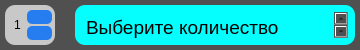
                     <widget class="QWidget" name="widget_34" native="true">
                      <property name="sizePolicy">
                       <sizepolicy hsizetype="Preferred" vsizetype="Preferred">
                        <horstretch>20</horstretch>
                        <verstretch>10</verstretch>
                       </sizepolicy>
                      </property>
                      <property name="minimumSize">
                       <size>
                        <width>300</width>
                        <height>50</height>
                       </size>
                      </property>
                      <property name="maximumSize">
                       <size>
                        <width>16777215</width>
                        <height>50</height>
                       </size>
                      </property>
                      <property name="styleSheet">
                       <string notr="true">background-color: rgb(80,80,80);
border-radius: 15px</string>
                      </property>
                      <layout class="QGridLayout" name="gridLayout_15">
                       <property name="leftMargin">
                        <number>5</number>
                       </property>
                       <property name="topMargin">
                        <number>5</number>
                       </property>
                       <property name="rightMargin">
                        <number>5</number>
                       </property>
                       <property name="bottomMargin">
                        <number>5</number>
                       </property>
                       <property name="spacing">
                        <number>0</number>
                       </property>
                       <item row="0" column="2">
                        <widget class="QPlainTextEdit" name="plainTextEdit_8">
                         <property name="enabled">
                          <bool>true</bool>
                         </property>
                         <property name="minimumSize">
                          <size>
                           <width>280</width>
                           <height>20</height>
                          </size>
                         </property>
                         <property name="palette">
                          <palette>
                           <active>
                            <colorrole role="WindowText">
                             <brush brushstyle="SolidPattern">
                              <color alpha="255">
                               <red>0</red>
                               <green>0</green>
                               <blue>0</blue>
                              </color>
                             </brush>
                            </colorrole>
                            <colorrole role="Button">
                             <brush brushstyle="SolidPattern">
                              <color alpha="255">
                               <red>5</red>
                               <green>255</green>
                               <blue>255</blue>
                              </color>
                             </brush>
                            </colorrole>
                            <colorrole role="Text">
                             <brush brushstyle="SolidPattern">
                              <color alpha="255">
                               <red>0</red>
                               <green>0</green>
                               <blue>0</blue>
                              </color>
                             </brush>
                            </colorrole>
                            <colorrole role="ButtonText">
                             <brush brushstyle="SolidPattern">
                              <color alpha="255">
                               <red>0</red>
                               <green>0</green>
                               <blue>0</blue>
                              </color>
                             </brush>
                            </colorrole>
                            <colorrole role="Base">
                             <brush brushstyle="SolidPattern">
                              <color alpha="255">
                               <red>5</red>
                               <green>255</green>
                               <blue>255</blue>
                              </color>
                             </brush>
                            </colorrole>
                            <colorrole role="Window">
                             <brush brushstyle="SolidPattern">
                              <color alpha="255">
                               <red>5</red>
                               <green>255</green>
                               <blue>255</blue>
                              </color>
                             </brush>
                            </colorrole>
                            <colorrole role="PlaceholderText">
                             <brush brushstyle="SolidPattern">
                              <color alpha="128">
                               <red>0</red>
                               <green>0</green>
                               <blue>0</blue>
                              </color>
                             </brush>
                            </colorrole>
                           </active>
                           <inactive>
                            <colorrole role="WindowText">
                             <brush brushstyle="SolidPattern">
                              <color alpha="255">
                               <red>0</red>
                               <green>0</green>
                               <blue>0</blue>
                              </color>
                             </brush>
                            </colorrole>
                            <colorrole role="Button">
                             <brush brushstyle="SolidPattern">
                              <color alpha="255">
                               <red>5</red>
                               <green>255</green>
                               <blue>255</blue>
                              </color>
                             </brush>
                            </colorrole>
                            <colorrole role="Text">
                             <brush brushstyle="SolidPattern">
                              <color alpha="255">
                               <red>0</red>
                               <green>0</green>
                               <blue>0</blue>
                              </color>
                             </brush>
                            </colorrole>
                            <colorrole role="ButtonText">
                             <brush brushstyle="SolidPattern">
                              <color alpha="255">
                               <red>0</red>
                               <green>0</green>
                               <blue>0</blue>
                              </color>
                             </brush>
                            </colorrole>
                            <colorrole role="Base">
                             <brush brushstyle="SolidPattern">
                              <color alpha="255">
                               <red>5</red>
                               <green>255</green>
                               <blue>255</blue>
                              </color>
                             </brush>
                            </colorrole>
                            <colorrole role="Window">
                             <brush brushstyle="SolidPattern">
                              <color alpha="255">
                               <red>5</red>
                               <green>255</green>
                               <blue>255</blue>
                              </color>
                             </brush>
                            </colorrole>
                            <colorrole role="PlaceholderText">
                             <brush brushstyle="SolidPattern">
                              <color alpha="128">
                               <red>0</red>
                               <green>0</green>
                               <blue>0</blue>
                              </color>
                             </brush>
                            </colorrole>
                           </inactive>
                           <disabled>
                            <colorrole role="WindowText">
                             <brush brushstyle="SolidPattern">
                              <color alpha="255">
                               <red>0</red>
                               <green>0</green>
                               <blue>0</blue>
                              </color>
                             </brush>
                            </colorrole>
                            <colorrole role="Button">
                             <brush brushstyle="SolidPattern">
                              <color alpha="255">
                               <red>5</red>
                               <green>255</green>
                               <blue>255</blue>
                              </color>
                             </brush>
                            </colorrole>
                            <colorrole role="Text">
                             <brush brushstyle="SolidPattern">
                              <color alpha="255">
                               <red>0</red>
                               <green>0</green>
                               <blue>0</blue>
                              </color>
                             </brush>
                            </colorrole>
                            <colorrole role="ButtonText">
                             <brush brushstyle="SolidPattern">
                              <color alpha="255">
                               <red>0</red>
                               <green>0</green>
                               <blue>0</blue>
                              </color>
                             </brush>
                            </colorrole>
                            <colorrole role="Base">
                             <brush brushstyle="SolidPattern">
                              <color alpha="255">
                               <red>5</red>
                               <green>255</green>
                               <blue>255</blue>
                              </color>
                             </brush>
                            </colorrole>
                            <colorrole role="Window">
                             <brush brushstyle="SolidPattern">
                              <color alpha="255">
                               <red>5</red>
                               <green>255</green>
                               <blue>255</blue>
                              </color>
                             </brush>
                            </colorrole>
                            <colorrole role="PlaceholderText">
                             <brush brushstyle="SolidPattern">
                              <color alpha="128">
                               <red>0</red>
                               <green>0</green>
                               <blue>0</blue>
                              </color>
                             </brush>
                            </colorrole>
                           </disabled>
                          </palette>
                         </property>
                         <property name="font">
                          <font>
                           <pointsize>14</pointsize>
                          </font>
                         </property>
                         <property name="styleSheet">
                          <string notr="true">background-color: rgb(5,255,255);
color:black;
border-radius: 10px;
padding: 7px;</string>
                         </property>
                         <property name="readOnly">
                          <bool>true</bool>
                         </property>
                         <property name="plainText">
                          <string>Выберите количество групп</string>
                         </property>
                         <property name="placeholderText">
                          <string/>
                         </property>
                        </widget>
                       </item>
                       <item row="0" column="1">
                        <spacer name="horizontalSpacer_34">
                         <property name="orientation">
                          <enum>Qt::Orientation::Horizontal</enum>
                         </property>
                         <property name="sizeType">
                          <enum>QSizePolicy::Policy::Minimum</enum>
                         </property>
                         <property name="sizeHint" stdset="0">
                          <size>
                           <width>20</width>
                           <height>20</height>
                          </size>
                         </property>
                        </spacer>
                       </item>
                       <item row="0" column="0">
                        <widget class="QWidget" name="widget_21" native="true">
                         <property name="sizePolicy">
                          <sizepolicy hsizetype="Minimum" vsizetype="Minimum">
                           <horstretch>0</horstretch>
                           <verstretch>0</verstretch>
                          </sizepolicy>
                         </property>
                         <property name="minimumSize">
                          <size>
                           <width>50</width>
                           <height>40</height>
                          </size>
                         </property>
                         <property name="maximumSize">
                          <size>
                           <width>50</width>
                           <height>40</height>
                          </size>
                         </property>
                         <property name="palette">
                          <palette>
                           <active>
                            <colorrole role="Button">
                             <brush brushstyle="SolidPattern">
                              <color alpha="255">
                               <red>200</red>
                               <green>200</green>
                               <blue>200</blue>
                              </color>
                             </brush>
                            </colorrole>
                            <colorrole role="Text">
                             <brush brushstyle="SolidPattern">
                              <color alpha="255">
                               <red>220</red>
                               <green>227</green>
                               <blue>213</blue>
                              </color>
                             </brush>
                            </colorrole>
                            <colorrole role="ButtonText">
                             <brush brushstyle="SolidPattern">
                              <color alpha="255">
                               <red>0</red>
                               <green>0</green>
                               <blue>0</blue>
                              </color>
                             </brush>
                            </colorrole>
                            <colorrole role="Base">
                             <brush brushstyle="SolidPattern">
                              <color alpha="255">
                               <red>200</red>
                               <green>200</green>
                               <blue>200</blue>
                              </color>
                             </brush>
                            </colorrole>
                            <colorrole role="Window">
                             <brush brushstyle="SolidPattern">
                              <color alpha="255">
                               <red>200</red>
                               <green>200</green>
                               <blue>200</blue>
                              </color>
                             </brush>
                            </colorrole>
                           </active>
                           <inactive>
                            <colorrole role="Button">
                             <brush brushstyle="SolidPattern">
                              <color alpha="255">
                               <red>200</red>
                               <green>200</green>
                               <blue>200</blue>
                              </color>
                             </brush>
                            </colorrole>
                            <colorrole role="Text">
                             <brush brushstyle="SolidPattern">
                              <color alpha="255">
                               <red>220</red>
                               <green>227</green>
                               <blue>213</blue>
                              </color>
                             </brush>
                            </colorrole>
                            <colorrole role="ButtonText">
                             <brush brushstyle="SolidPattern">
                              <color alpha="255">
                               <red>0</red>
                               <green>0</green>
                               <blue>0</blue>
                              </color>
                             </brush>
                            </colorrole>
                            <colorrole role="Base">
                             <brush brushstyle="SolidPattern">
                              <color alpha="255">
                               <red>200</red>
                               <green>200</green>
                               <blue>200</blue>
                              </color>
                             </brush>
                            </colorrole>
                            <colorrole role="Window">
                             <brush brushstyle="SolidPattern">
                              <color alpha="255">
                               <red>200</red>
                               <green>200</green>
                               <blue>200</blue>
                              </color>
                             </brush>
                            </colorrole>
                           </inactive>
                           <disabled>
                            <colorrole role="Button">
                             <brush brushstyle="SolidPattern">
                              <color alpha="255">
                               <red>200</red>
                               <green>200</green>
                               <blue>200</blue>
                              </color>
                             </brush>
                            </colorrole>
                            <colorrole role="Base">
                             <brush brushstyle="SolidPattern">
                              <color alpha="255">
                               <red>200</red>
                               <green>200</green>
                               <blue>200</blue>
                              </color>
                             </brush>
                            </colorrole>
                            <colorrole role="Window">
                             <brush brushstyle="SolidPattern">
                              <color alpha="255">
                               <red>200</red>
                               <green>200</green>
                               <blue>200</blue>
                              </color>
                             </brush>
                            </colorrole>
                           </disabled>
                          </palette>
                         </property>
                         <property name="styleSheet">
                          <string notr="true">background-color:rgb(200,200,200);
border-radius: 10px;</string>
                         </property>
                         <layout class="QHBoxLayout" name="horizontalLayout_12">
                          <property name="leftMargin">
                           <number>5</number>
                          </property>
                          <property name="topMargin">
                           <number>0</number>
                          </property>
                          <property name="rightMargin">
                           <number>0</number>
                          </property>
                          <property name="bottomMargin">
                           <number>0</number>
                          </property>
                          <item>
                           <widget class="QSpinBox" name="spinBox_4">
                            <property name="minimumSize">
                             <size>
                              <width>40</width>
                              <height>30</height>
                             </size>
                            </property>
                            <property name="maximumSize">
                             <size>
                              <width>40</width>
                              <height>30</height>
                             </size>
                            </property>
                            <property name="baseSize">
                             <size>
                              <width>5</width>
                              <height>5</height>
                             </size>
                            </property>
                            <property name="palette">
                             <palette>
                              <active>
                               <colorrole role="Button">
                                <brush brushstyle="SolidPattern">
                                 <color alpha="255">
                                  <red>200</red>
                                  <green>200</green>
                                  <blue>200</blue>
                                 </color>
                                </brush>
                               </colorrole>
                               <colorrole role="Text">
                                <brush brushstyle="SolidPattern">
                                 <color alpha="255">
                                  <red>2</red>
                                  <green>1</green>
                                  <blue>1</blue>
                                 </color>
                                </brush>
                               </colorrole>
                               <colorrole role="Base">
                                <brush brushstyle="SolidPattern">
                                 <color alpha="255">
                                  <red>200</red>
                                  <green>200</green>
                                  <blue>200</blue>
                                 </color>
                                </brush>
                               </colorrole>
                               <colorrole role="Window">
                                <brush brushstyle="SolidPattern">
                                 <color alpha="255">
                                  <red>200</red>
                                  <green>200</green>
                                  <blue>200</blue>
                                 </color>
                                </brush>
                               </colorrole>
                              </active>
                              <inactive>
                               <colorrole role="Button">
                                <brush brushstyle="SolidPattern">
                                 <color alpha="255">
                                  <red>200</red>
                                  <green>200</green>
                                  <blue>200</blue>
                                 </color>
                                </brush>
                               </colorrole>
                               <colorrole role="Text">
                                <brush brushstyle="SolidPattern">
                                 <color alpha="255">
                                  <red>2</red>
                                  <green>1</green>
                                  <blue>1</blue>
                                 </color>
                                </brush>
                               </colorrole>
                               <colorrole role="Base">
                                <brush brushstyle="SolidPattern">
                                 <color alpha="255">
                                  <red>200</red>
                                  <green>200</green>
                                  <blue>200</blue>
                                 </color>
                                </brush>
                               </colorrole>
                               <colorrole role="Window">
                                <brush brushstyle="SolidPattern">
                                 <color alpha="255">
                                  <red>200</red>
                                  <green>200</green>
                                  <blue>200</blue>
                                 </color>
                                </brush>
                               </colorrole>
                              </inactive>
                              <disabled>
                               <colorrole role="Button">
                                <brush brushstyle="SolidPattern">
                                 <color alpha="255">
                                  <red>200</red>
                                  <green>200</green>
                                  <blue>200</blue>
                                 </color>
                                </brush>
                               </colorrole>
                               <colorrole role="Base">
                                <brush brushstyle="SolidPattern">
                                 <color alpha="255">
                                  <red>200</red>
                                  <green>200</green>
                                  <blue>200</blue>
                                 </color>
                                </brush>
                               </colorrole>
                               <colorrole role="Window">
                                <brush brushstyle="SolidPattern">
                                 <color alpha="255">
                                  <red>200</red>
                                  <green>200</green>
                                  <blue>200</blue>
                                 </color>
                                </brush>
                               </colorrole>
                              </disabled>
                             </palette>
                            </property>
                            <property name="styleSheet">
                             <string notr="true">QSpinBox::up-button{
			background-color:rgb(37,125,239);
			border-radius: 5px;
			width: 25px;
height:14px;
}
QSpinBox::down-button{
background-color:rgb(37,125,239);
border-radius: 5px;
width: 25px;
height:14px;
}
QSpinBox::down-arrow{
image:url(:/new/prefix1/arrow.png);
width: 8px;
height: 8px;
}

QSpinBox::up-arrow{
image:url(:/new/prefix1/arrow_up.png);
width: 8px;
height: 8px;
}
QSpinBox::base{
background-color: rgb(40,40,40);
border-radius: 5px;}</string>
                            </property>
                            <property name="minimum">
                             <number>1</number>
                            </property>
                            <property name="maximum">
                             <number>10</number>
                            </property>
                           </widget>
                          </item>
                         </layout>
                        </widget>
                       </item>
                      </layout>
                     </widget>
